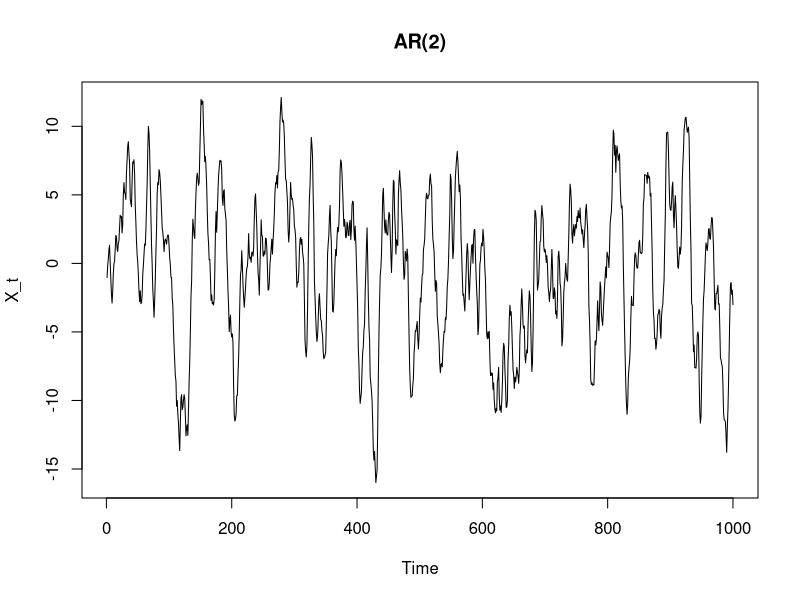
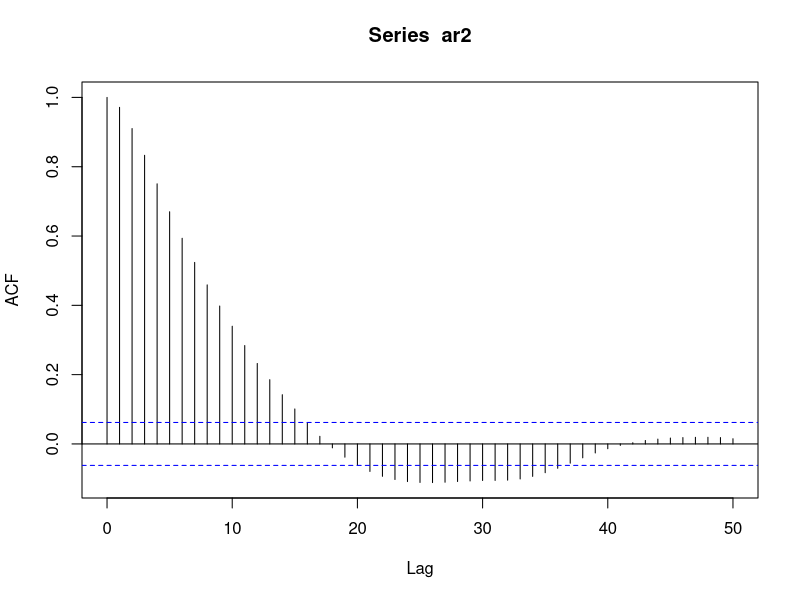
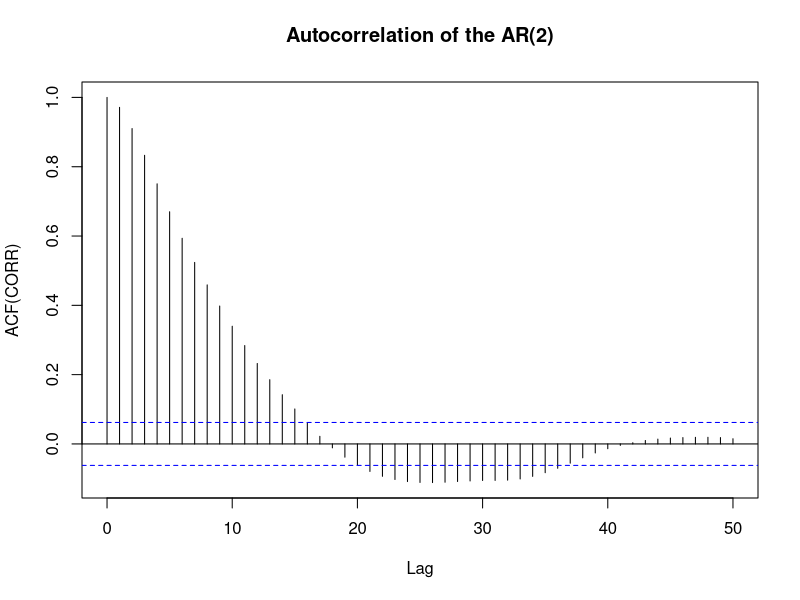

R code for these plots, in order:
b1 = 1.6
b2 = -0.64
set.seed(001)
ar2 = arima.sim(list(ar = c(b1, b2)), n = 1000, sd = 1)
plot(ar2, xlab = 'Time', ylab = 'X_t', main = 'AR(2)')
summary(ar2)
sd(ar2)^2
acorr = acf(ar2, type = 'correlation', lag.max = 50)
acorr
plot(acorr, xlab = 'Lag', ylab = 'ACF(CORR)',
     main = 'Autocorrelation of the AR(2)')